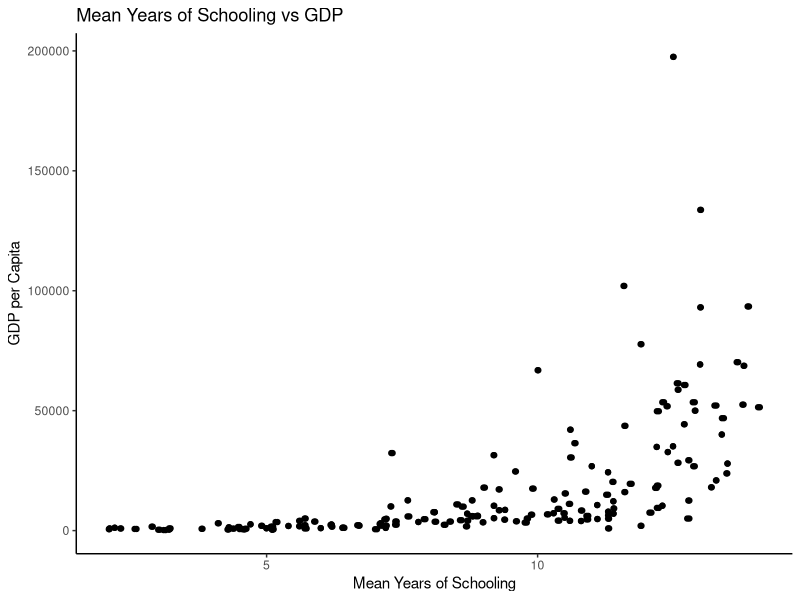
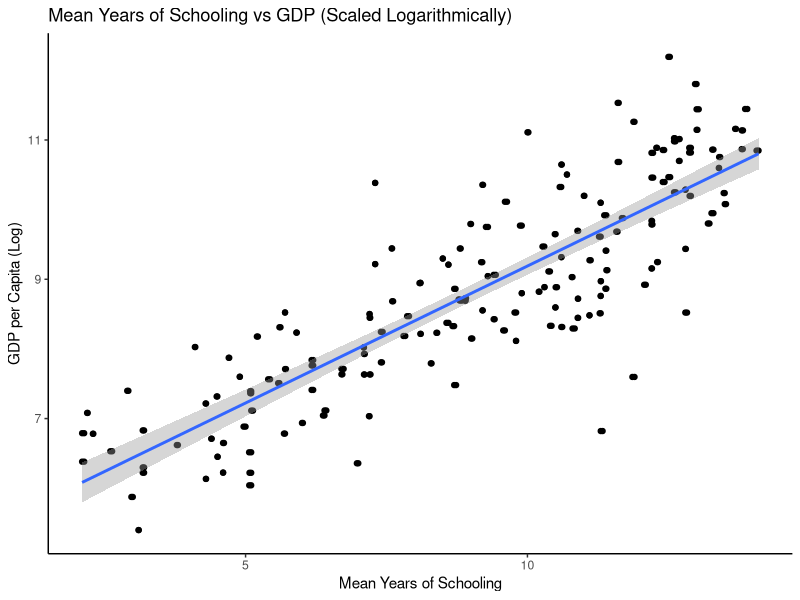
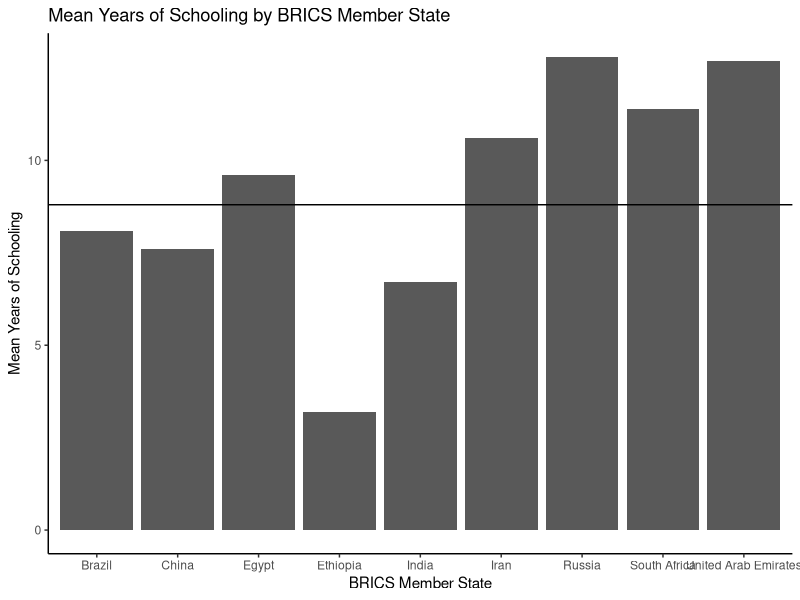
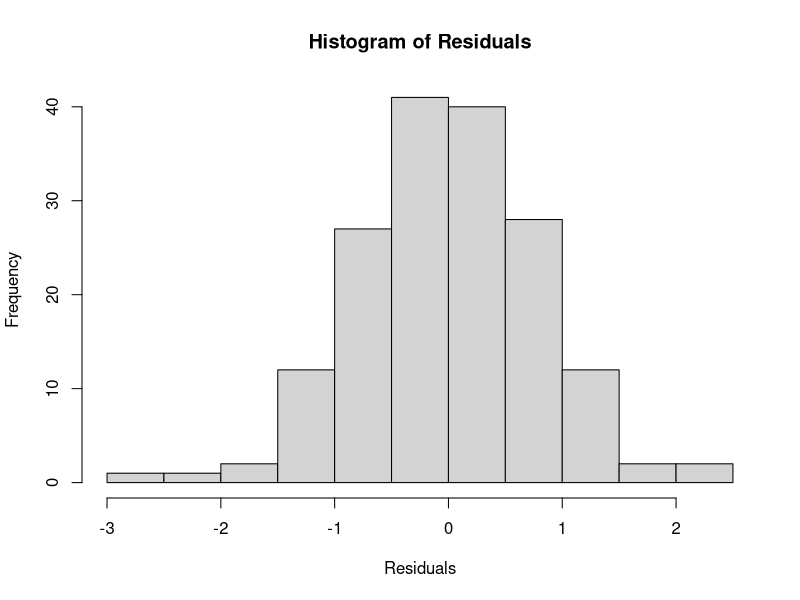
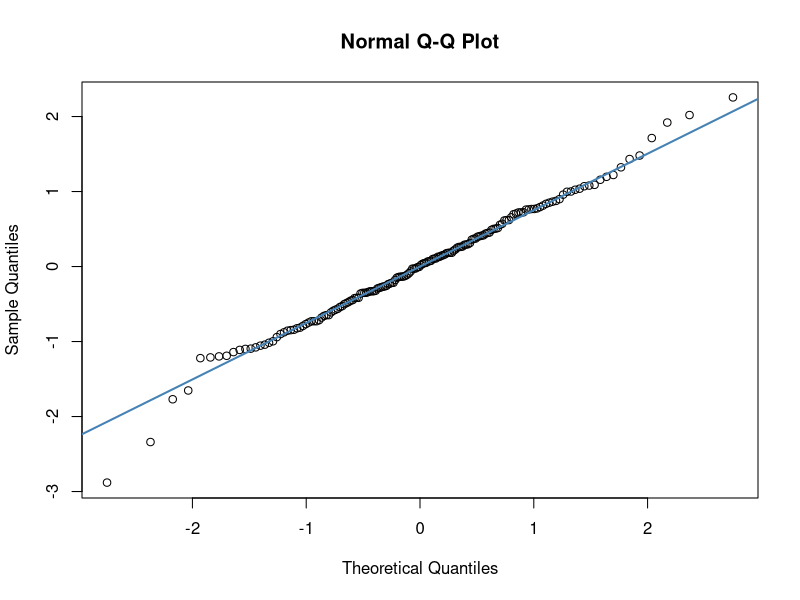
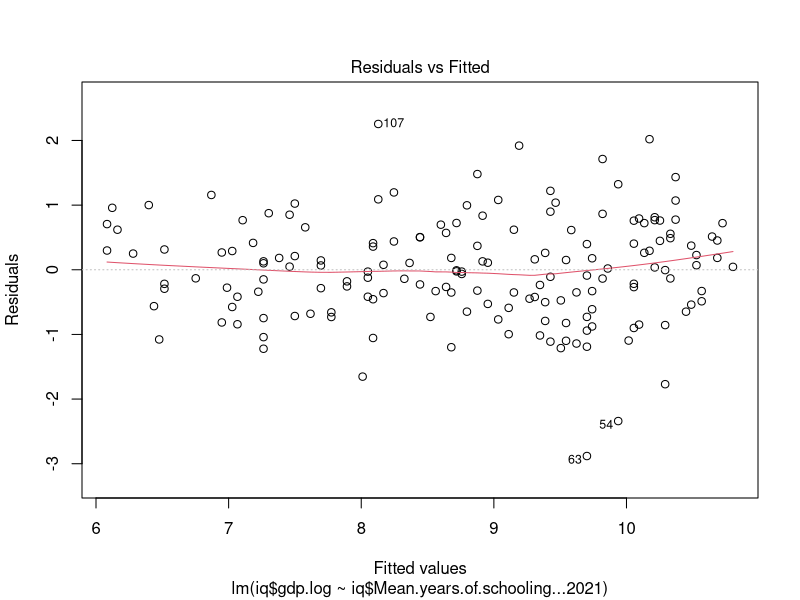
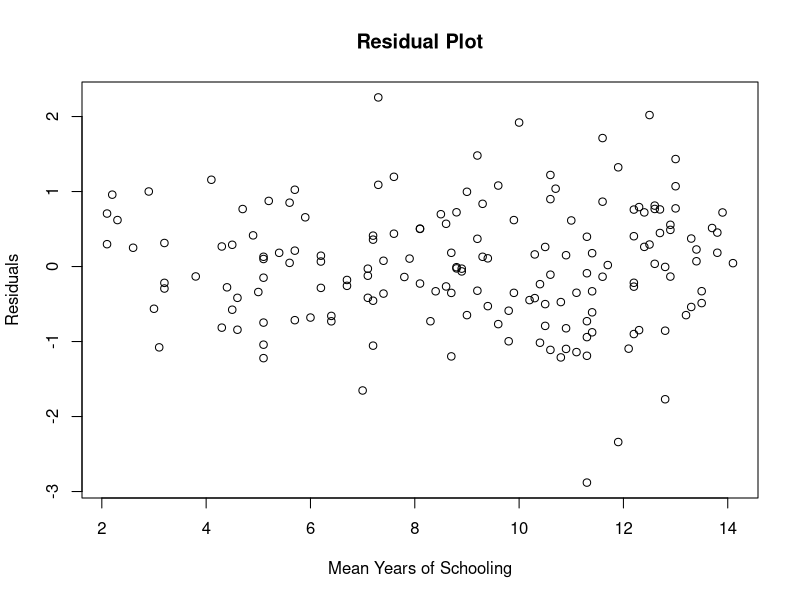
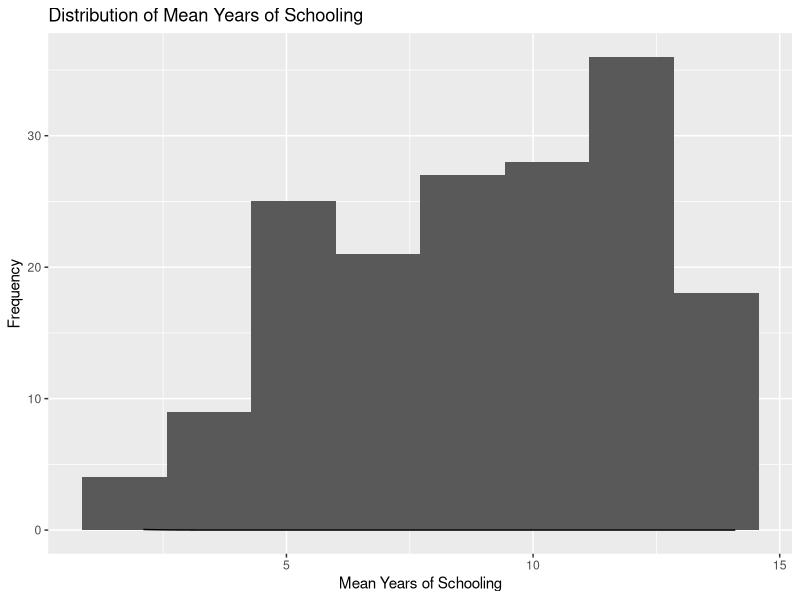

Source code (R) for these figures, in order:
## ---- chunk 1
knitr::opts_chunk$set(echo = TRUE, warning = FALSE, message = FALSE)
library(tidyverse)
## ---- chunk 2
#read in main file and clean
iq = read.csv("avgIQpercountry.csv")
iq$Country = gsub("T√ºrkiye", "Turkiye", iq$Country)

#read in gdp file and clean
gdp = read.csv("gdp-pc.csv")
gdp <- select(gdp, c('Country', 'X2021'))
colnames(gdp) = c('Country', 'GDP.2021')
gdp$gdp.log = log(gdp$GDP.2021)
gdp$Country = gsub("Egypt, Arab Rep.", "Egypt", gdp$Country)
gdp$Country = gsub("Russian Federation", "Russia", gdp$Country)

#combine both dataframes
iq <- left_join(iq, gdp, by = join_by('Country'))

iq <- drop_na(iq)

#create a dataset for only brics members
brics = filter(iq, iq$Country == "Brazil" | iq$Country == "Russia" | iq$Country == "India" | iq$Country == "China" | iq$Country == "South Africa" | iq$Country == "Egypt" | iq$Country == "Ethiopia" | iq$Country == "Iran" | iq$Country == "United Arab Emirates")
## ---- chunk 3
ggplot(iq, aes(x=Mean.years.of.schooling...2021, y=GDP.2021)) + geom_point() + geom_jitter() + ggtitle("Mean Years of Schooling vs GDP") + ylab("GDP per Capita") + xlab("Mean Years of Schooling") + theme(plot.title = element_text(hjust = 0.5)) + theme_classic()
## ---- chunk 4
ggplot(iq, aes(x=Mean.years.of.schooling...2021, y=gdp.log)) + geom_point() + geom_jitter() + geom_smooth(method = "lm") + ggtitle("Mean Years of Schooling vs GDP (Scaled Logarithmically)") + ylab("GDP per Capita (Log)") + xlab("Mean Years of Schooling") + theme(plot.title = element_text(hjust = 0.5)) + theme_classic()
## ---- chunk 5
cor(iq$HDI..2021., iq$gdp.log)
## ---- chunk 6
school.lm = lm(gdp.log ~ Mean.years.of.schooling...2021, data = iq)
summary(school.lm)
## ---- chunk 7
ggplot(brics, aes(x=Country, y=Mean.years.of.schooling...2021)) + geom_bar(stat = "identity") + geom_hline(yintercept = 8.8) + ggtitle("Mean Years of Schooling by BRICS Member State") + xlab("BRICS Member State") + ylab("Mean Years of Schooling") + theme(plot.title = element_text(hjust = 0.5), axis.text.x = element_text(angle=75,vjust=0.55)) + theme_classic() 
## ---- chunk 8
school.res = resid(school.lm)
hist(school.res, main="Histogram of Residuals", xlab="Residuals")
#title(main="Histogram of Residuals",
      #xlab="Residuals",
      #ylab="Frequency")
## ---- chunk 9
qqnorm(school.res)
qqline(school.res, col = "steelblue", lwd = 2) 
## ---- chunk 10
plot(lm(iq$gdp.log~iq$Mean.years.of.schooling...2021),which = 1)

#ggplot(lm(iq$gdp.log~iq$Mean.years.of.schooling...2021), aes(x= .fitted, y= .resid)) + geom_point()
#title(main="sdfsdf")
## ---- chunk 11
plot(iq$Mean.years.of.schooling...2021, school.res, main="Residual Plot", ylab="Residuals", xlab="Mean Years of Schooling") 
## ---- chunk 12
ggplot(iq, aes(x=Mean.years.of.schooling...2021)) + geom_histogram(bins = 8) + stat_function(fun=dnorm, arg=c(mean(iq$Mean.years.of.schooling...2021), sd(iq$Mean.years.of.schooling...2021))) + ggtitle("Distribution of Mean Years of Schooling") + xlab("Mean Years of Schooling") + ylab("Frequency")

qqnorm(iq$Mean.years.of.schooling...2021) 
qqline(iq$Mean.years.of.schooling...2021, lwd = 2) 
